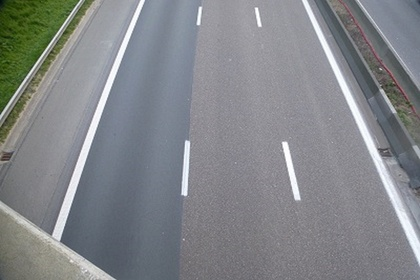
%> input picture matlab/01.JPG, 420 x 280 px, shrunk from 2048 x 1365 before the run
$ octave --eval "result = angle_estimator_Gabor(rgb2gray(imread('01.JPG')));"   (GNU Octave 9; MATLAB toolbox functions it lacks are replaced by stand-ins)
%> lines starting %> are read from the running program, lines starting %| are printed output that depends on the picture
function [ angle ] = angle_estimator_Gabor(f, thetamin, thetamax)
%ANGLE_ESTIMATOR_GABOR Estimates the blur angle with the Gabor filter
%   input: f is the blurred image. thetamin and thetamax is an interval
%   that contains the blur angle. If they are not given, they are set 0 and
%   180 respectively.

if nargin < 2
    thetamin = 0;
    thetamax= 180;
end

fc = f - mean(mean(f)); % centered
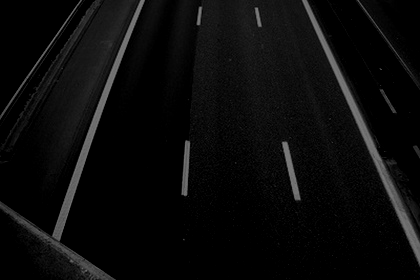
%> fc: size 280x420 uint8; min 0, max 122, mean 10.8

F = fft2(fc);
F = fftshift(F);

I = log(F);

sigma_x=3;
sigma_y=3;
w=1.75;
G=f; % G has the same dimensions as f
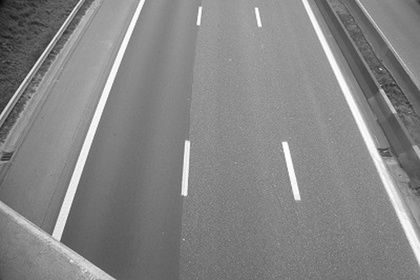
%> G: size 280x420 uint8; min 9, max 255, mean 133.4
Rnorm=zeros(1,thetamax-thetamin+1);
[m n]=size(f);
%> m = 280; n = 420
for theta=thetamin:thetamax
   for k=1:m
    for l=1:n
        G(k,l)=1/(2*pi*sigma_x*sigma_y)*exp(-(k^2/sigma_x^2+l^2/sigma_y^2)/2)*exp(-1i*w*(k*cos(theta)+l*sin(theta)));
    end
   end
   R=conv2(I,G);
   Rnorm(theta-thetamin+1)=norm(R,2);
end

[~,angle]=max(Rnorm);
angle = angle + thetamin-1;

end
%> (the run ends here)
